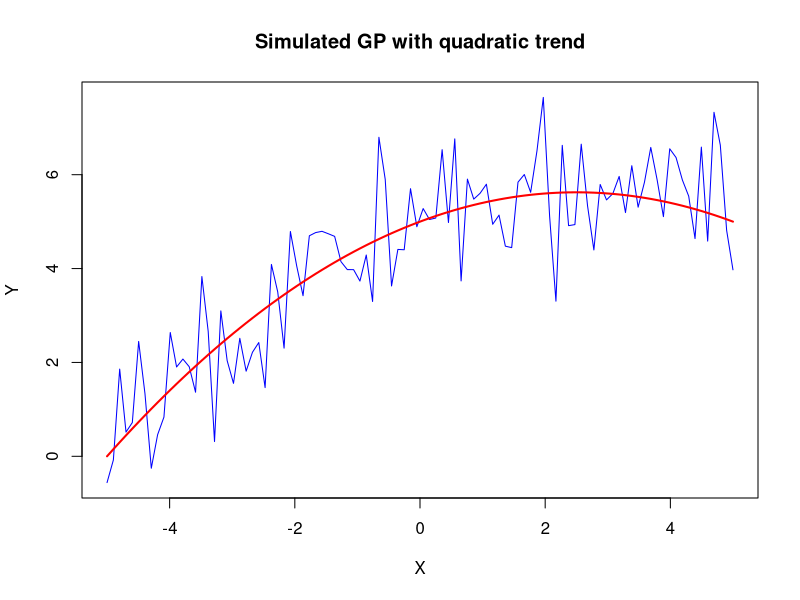

Reproduce this figure in R. (Note: this script raises an error after producing the figure.)

#EXERCISE 2 - PART 1
# Set up the trend function 
trend <- function(x, a0, a1, a2) {
  a0 + a1 * x + a2 * x^2
}

# Define the parameters
a0 <- 5  
a1 <- 0.5
a2 <- -0.1

# Generate observation times
n <- 100
x <- seq(-5, 5, length.out = n)

# Simulate the trend 
trend_vals <- trend(x, a0, a1, a2)

# Simulate the GP residuals
set.seed(123)
resid <- rnorm(n, 0, 1) 

#final GP
y <- trend_vals + resid

# Plot the simulated GP
plot(x, y, type = "l", col = "blue", xlab = "X", ylab = "Y", main = "Simulated GP with quadratic trend")
lines(x, trend_vals, col = "red", lwd = 2)


#EXERCISE 2 - PART 2 (using OLS)
# Simulate some data
n <- 100 
x <- seq(-5, 5, length.out = n)
K <- MASS::mvrnorm(n, rep(0, n), exp(-0.5 * dist(x)^2)) # GP covariance
y <- K %*% rnorm(n) # GP realisation

# OLS fitting
X <- matrix(1, nrow = n, ncol = 1) # No trend
a <- solve(t(X) %*% X) %*% t(X) %*% y
resid <- y - X %*% a

# Get fitted values
yhat <- X %*% a 

# Plot data and fitted GP  
plot(x, y, xlab = "X", ylab = "Y", main ="Fitted Gaussian process model (no trend)")
lines(x, yhat, col = "red")


#EXERCISE 2 - PART 3
# Leave-One-Out CV
err <- rep(NA, n)
for (i in 1:n) {
  # Leave out ith observation
  y_out <- y[-i]
  X_out <- X[-i,]
  
  # Refit on remaining data
  a_out <- solve(t(X_out) %*% X_out) %*% t(X_out) %*% y_out
  
  # Predict left-out observation
  yhat_i <- X[i,] %*% a_out
  
  # Calculate squared error
  err[i] <- (y[i] - yhat_i)^2 
}

# Estimate prediction error
cat("LOOCV Prediction Error (No Trend):", mean(err), "\n")


#EXERCISE 2 - PART 4 (Linear trend)
# Simulate data with linear trend 
y <- 0.5 * x + rnorm(n, 0, 1)

# Leave-One-Out CV
X <- cbind(1, x) # Add linear trend
err <- rep(NA, n)

for (i in 1:n) {
  # Leave out ith observation
  y_out <- y[-i]
  X_out <- X[-i,]
  
  # Refit 
  a_out <- solve(t(X_out) %*% X_out) %*% t(X_out) %*% y_out
  
  # Predict
  yhat_i <- X[i,] %*% a_out
  
  # Error
  err[i] <- (y[i] - yhat_i)^2
}

cat("LOOCV Prediction Error (Linear Trend):", mean(err), "\n")

# Plot data with linear trend
plot(x, y, xlab = "X", ylab = "Y", main = "Gaussian Process Model with linear trend")
legend("topright", legend = c("Observed", "Predicted"), col = c("blue", "red"), lwd = 2)
abline(a_out[1], a_out[2], col = "red", lwd = 2)

# Plot LOOCV errors for linear trend
plot(1:n, err, type = "p", pch = 16, col = "red",
     xlab = "Data", ylab = "LOO Prediction Error",
     main = "LOO Errors for Linear Trend")


#EXERCISE 2 - PART 4 (Quadratic trend)
# Simulate data with quadratic trend
y <- 0.5 * x + 0.1 * x^2 + rnorm(n, 0, 1) 

# Leave-One-Out CV 
X <- cbind(1, x, x^2) # Add quadratic term
err <- rep(NA, n)

for (i in 1:n) {
  # Leave out ith observation
  y_out <- y[-i]
  X_out <- X[-i,]
  
  # Refit 
  a_out <- solve(t(X_out) %*% X_out) %*% t(X_out) %*% y_out
  
  # Predict
  yhat_i <- X[i,] %*% a_out
  
  # Error
  err[i] <- (y[i] - yhat_i)^2
}

cat("LOOCV Prediction Error (Quadratic Trend):", mean(err), "\n")

# Plot data with quadratic trend
plot(x, y, xlab = "X", ylab = "Y", main = "Gaussian Process Model with quadratic trend")
lines(x, trend(x, a_out[1], a_out[2], a_out[3]), col = "red", lwd = 2)
legend("topright", legend = c("Observed", "Predicted"), col = c("blue", "red"), lwd = 2)

# Plot LOOCV errors for quadratic trend
plot(1:n, err, type = "p", pch = 16, col = "red",
     xlab = "Data", ylab = "LOO Prediction Error",
     main = "LOOCV Errors for Quadratic Trend")

